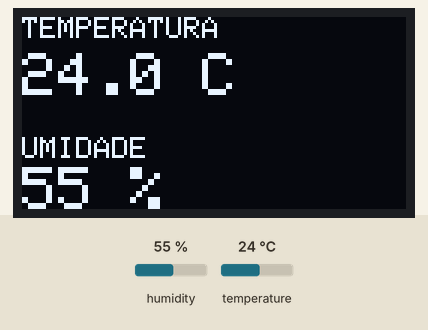
Bench run of a sketch on a simulated ESP32. On the bench: 128×64 one-colour display. The test bench sets the inputs (shaded band); at power-on: humidity 55 %, temperature 24 °C. What the sketch prints to the serial monitor is not drawn.

Above: at 3.2 s.
3.3 s: humidity set to 22 %
At 4.5 s:
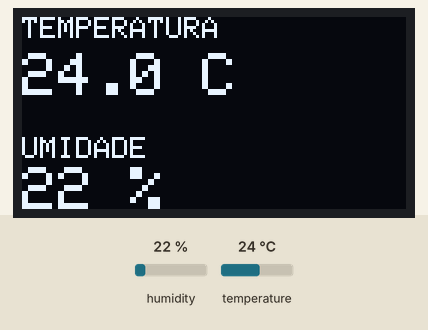
6.0 s: temperature set to 12 °C
At 6.7 s:
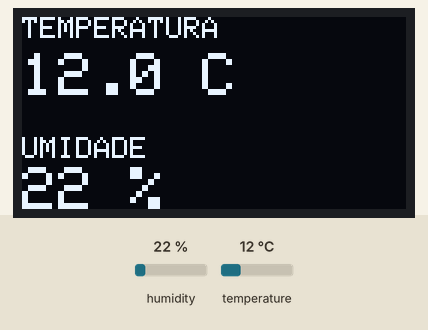
8.7 s: humidity set to 40 %
At 11.2 s:
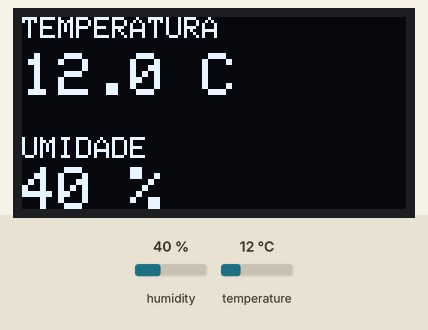
11.7 s: temperature set to 19 °C
At 13.4 s:
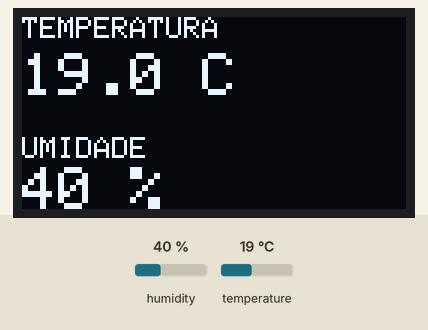
Timing chart, 0 to 14.9 s (numbered marks = the images above; inputs shaded):
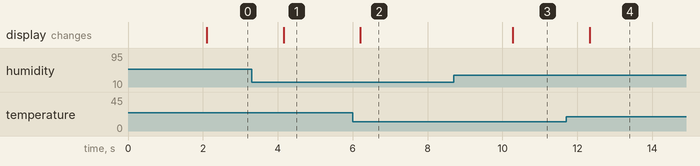

The sketch:

higrolar_ap1.ino
```cpp
#include <Wire.h>
#include <Adafruit_GFX.h>
#include <Adafruit_SSD1306.h>
#include <DHT.h>

// =========================
// OLED
// =========================

#define SCREEN_WIDTH 128
#define SCREEN_HEIGHT 64

#define OLED_SDA 21
#define OLED_SCL 22

Adafruit_SSD1306 display(
  SCREEN_WIDTH,
  SCREEN_HEIGHT,
  &Wire,
  -1
);

// =========================
// DHT11
// =========================

#define DHTPIN 4
#define DHTTYPE DHT11

DHT dht(DHTPIN, DHTTYPE);

// =========================
// CONTROLE DAS ATUALIZAÇÕES
// =========================

// Últimos valores exibidos no OLED
float ultimaTemperatura = -999.0;
float ultimaUmidade = -999.0;

// Tolerâncias para atualização
const float VARIACAO_TEMPERATURA = 0.1;
const float VARIACAO_UMIDADE = 1.0;

// =========================
// SETUP
// =========================

void setup() {

  Serial.begin(115200);

  // Inicializa I2C
  Wire.begin(OLED_SDA, OLED_SCL);

  // Inicializa OLED
  if (!display.begin(
        SSD1306_SWITCHCAPVCC,
        0x3C
      )) {

    Serial.println("Erro: OLED nao encontrado!");

    while (true) {
      delay(100);
    }
  }

  // Inicializa DHT11
  dht.begin();

  // =========================
  // TELA INICIAL
  // =========================

  display.clearDisplay();

  display.setTextColor(SSD1306_WHITE);

  display.setTextSize(2);

  display.setCursor(0, 10);

  display.println("Iniciando");

  display.setTextSize(1);

  display.setCursor(0, 40);

  display.println("DHT11 + OLED");

  display.display();

  delay(2000);
}

// =========================
// LOOP
// =========================

void loop() {

  // =========================
  // LEITURA DO DHT11
  // =========================

  float temperatura = dht.readTemperature();
  float umidade = dht.readHumidity();

  // =========================
  // VERIFICA ERRO
  // =========================

  if (isnan(temperatura) || isnan(umidade)) {

    Serial.println("Erro ao ler DHT11!");

    display.clearDisplay();

    display.setTextColor(SSD1306_WHITE);

    display.setTextSize(1);

    display.setCursor(0, 20);

    display.println("Erro no DHT11!");

    display.display();

    delay(2000);

    return;
  }

  // =========================
  // SERIAL MONITOR
  // =========================

  Serial.print("Temperatura: ");
  Serial.print(temperatura, 1);
  Serial.println(" C");

  Serial.print("Umidade: ");
  Serial.print(umidade, 0);
  Serial.println(" %");

  Serial.println("--------------------");

  // =========================
  // VERIFICA SE PRECISA
  // ATUALIZAR O OLED
  // =========================

  bool temperaturaMudou =
    abs(temperatura - ultimaTemperatura)
    >= VARIACAO_TEMPERATURA;

  bool umidadeMudou =
    abs(umidade - ultimaUmidade)
    >= VARIACAO_UMIDADE;

  // =========================
  // ATUALIZA OLED
  // =========================

  if (temperaturaMudou || umidadeMudou) {

    display.clearDisplay();

    display.setTextColor(SSD1306_WHITE);

    // -------------------------
    // Temperatura
    // -------------------------

    display.setTextSize(1);

    display.setCursor(0, 0);

    display.println("TEMPERATURA");

    display.setTextSize(2);

    display.setCursor(0, 12);

    display.print(temperatura, 1);

    display.println(" C");

    // -------------------------
    // Umidade
    // -------------------------

    display.setTextSize(1);

    display.setCursor(0, 40);

    display.println("UMIDADE");

    display.setTextSize(2);

    display.setCursor(0, 50);

    display.print(umidade, 0);

    display.println(" %");

    // -------------------------
    // Envia para o OLED
    // -------------------------

    display.display();

    // Guarda os valores exibidos
    ultimaTemperatura = temperatura;
    ultimaUmidade = umidade;

    Serial.println("OLED atualizado.");
  }
  else {

    Serial.println("OLED sem alteracao.");
  }

  // =========================
  // AGUARDA 2 SEGUNDOS
  // =========================

  delay(2000);
}
```

Measured:
- after the input at 3.3 s, the display: changes after 0.85 s (image 1)
- after the input at 6.0 s, the display: changes after 0.20 s (image 2)
- after the input at 8.7 s, the display: changes after 1.6 s (image 3)
- after the input at 11.7 s, the display: changes after 0.63 s (image 4)
